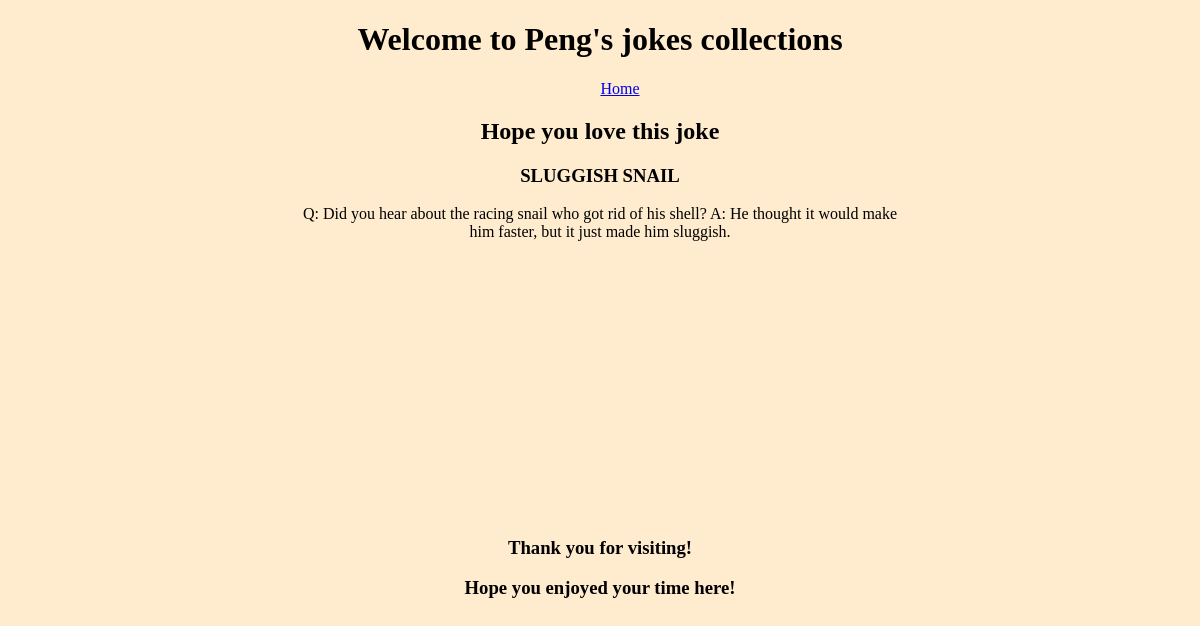
The app's page /posts/4/ with its own data.
### blog/models.py (models this page shows, shortened)
class Post(models.Model):
    title = models.CharField(max_length = 64)
    author = models.ForeignKey('auth.User', on_delete=models.CASCADE)
    body = models.TextField()

### blog/views.py (the view)
# urls.py: path('posts/<int:pk>/', PostDetailsView.as_view(), name='details'),
class PostDetailsView(DetailView):
    template_name = 'details.html'
    model = Post

### templates/details.html (shortened to what this page needs)
{% extends 'base.html' %}
{% block header %}
<h1>Welcome to Peng's jokes collections</h1>
{% endblock header %}
{% block content %}
<h2>Hope you love this joke </h1>
<h3>{{ object.title }}</h3>
<p>{{ object.body }}</p>
{% endblock content%}

### static/css/base.css (style rules this page uses)
body { background-color: blanchedalmond; }

### records on screen
Post: title "SLUGGISH SNAIL", body "Q: Did you hear about the racing snail who got rid of his shell? A: He thought it would make him faster, but it just made him sluggish."
